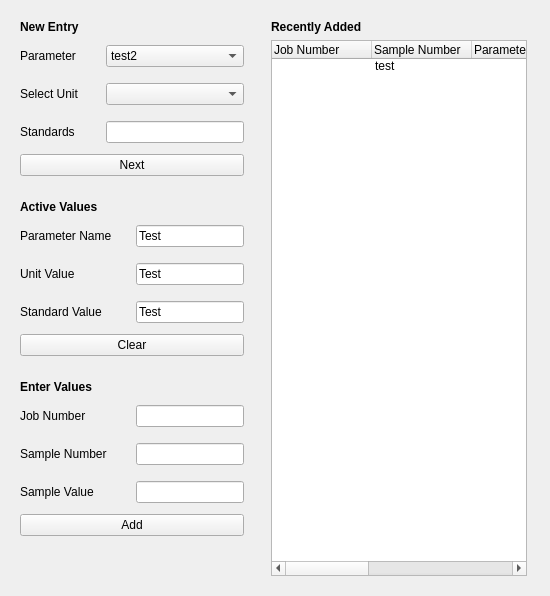
                <widget class="QWidget" name="chmInputTab">
                 <attribute name="title">
                  <string>Input Data</string>
                 </attribute>
                 <layout class="QHBoxLayout" name="horizontalLayout_8">
                  <item>
                   <widget class="QWidget" name="chmInputActionsWidgets" native="true">
                    <property name="maximumSize">
                     <size>
                      <width>350</width>
                      <height>16777215</height>
                     </size>
                    </property>
                    <layout class="QVBoxLayout" name="verticalLayout_27">
                     <property name="leftMargin">
                      <number>0</number>
                     </property>
                     <property name="topMargin">
                      <number>0</number>
                     </property>
                     <property name="rightMargin">
                      <number>0</number>
                     </property>
                     <property name="bottomMargin">
                      <number>0</number>
                     </property>
                     <item>
                      <widget class="QWidget" name="newEntryWidget" native="true">
                       <property name="minimumSize">
                        <size>
                         <width>200</width>
                         <height>0</height>
                        </size>
                       </property>
                       <property name="maximumSize">
                        <size>
                         <width>16777215</width>
                         <height>180</height>
                        </size>
                       </property>
                       <layout class="QVBoxLayout" name="verticalLayout_26">
                        <item>
                         <widget class="QLabel" name="label_24">
                          <property name="font">
                           <font>
                            <weight>75</weight>
                            <bold>true</bold>
                           </font>
                          </property>
                          <property name="text">
                           <string>New Entry</string>
                          </property>
                         </widget>
                        </item>
                        <item>
                         <widget class="QWidget" name="widget_21" native="true">
                          <layout class="QHBoxLayout" name="horizontalLayout_21">
                           <property name="leftMargin">
                            <number>0</number>
                           </property>
                           <property name="topMargin">
                            <number>5</number>
                           </property>
                           <property name="rightMargin">
                            <number>0</number>
                           </property>
                           <property name="bottomMargin">
                            <number>5</number>
                           </property>
                           <item>
                            <widget class="QLabel" name="label_73">
                             <property name="minimumSize">
                              <size>
                               <width>80</width>
                               <height>0</height>
                              </size>
                             </property>
                             <property name="maximumSize">
                              <size>
                               <width>80</width>
                               <height>16777215</height>
                              </size>
                             </property>
                             <property name="text">
                              <string>Parameter</string>
                             </property>
                            </widget>
                           </item>
                           <item>
                            <widget class="QComboBox" name="gcmsTests">
                             <item>
                              <property name="text">
                               <string>test2</string>
                              </property>
                             </item>
                             <item>
                              <property name="text">
                               <string>test3</string>
                              </property>
                             </item>
                            </widget>
                           </item>
                          </layout>
                         </widget>
                        </item>
                        <item>
                         <widget class="QWidget" name="widget_23" native="true">
                          <layout class="QHBoxLayout" name="horizontalLayout_23">
                           <property name="leftMargin">
                            <number>0</number>
                           </property>
                           <property name="topMargin">
                            <number>5</number>
                           </property>
                           <property name="rightMargin">
                            <number>0</number>
                           </property>
                           <property name="bottomMargin">
                            <number>5</number>
                           </property>
                           <item>
                            <widget class="QLabel" name="label_74">
                             <property name="minimumSize">
                              <size>
                               <width>80</width>
                               <height>0</height>
                              </size>
                             </property>
                             <property name="maximumSize">
                              <size>
                               <width>80</width>
                               <height>16777215</height>
                              </size>
                             </property>
                             <property name="text">
                              <string>Select Unit</string>
                             </property>
                            </widget>
                           </item>
                           <item>
                            <widget class="QComboBox" name="gcmsUnitVal"/>
                           </item>
                          </layout>
                         </widget>
                        </item>
                        <item>
                         <widget class="QWidget" name="widget_29" native="true">
                          <property name="enabled">
                           <bool>true</bool>
                          </property>
                          <property name="minimumSize">
                           <size>
                            <width>0</width>
                            <height>0</height>
                           </size>
                          </property>
                          <property name="maximumSize">
                           <size>
                            <width>16777215</width>
                            <height>16777215</height>
                           </size>
                          </property>
                          <property name="styleSheet">
                           <string notr="true"/>
                          </property>
                          <layout class="QHBoxLayout" name="horizontalLayout_27">
                           <property name="leftMargin">
                            <number>0</number>
                           </property>
                           <property name="topMargin">
                            <number>5</number>
                           </property>
                           <property name="rightMargin">
                            <number>0</number>
                           </property>
                           <property name="bottomMargin">
                            <number>5</number>
                           </property>
                           <item>
                            <widget class="QLabel" name="label_75">
                             <property name="minimumSize">
                              <size>
                               <width>80</width>
                               <height>0</height>
                              </size>
                             </property>
                             <property name="maximumSize">
                              <size>
                               <width>80</width>
                               <height>16777215</height>
                              </size>
                             </property>
                             <property name="text">
                              <string>Standards</string>
                             </property>
                            </widget>
                           </item>
                           <item>
                            <widget class="QLineEdit" name="gcmsStandardVal"/>
                           </item>
                          </layout>
                         </widget>
                        </item>
                        <item>
                         <widget class="QPushButton" name="chmProceedBtn">
                          <property name="text">
                           <string>Next</string>
                          </property>
                          <property name="checkable">
                           <bool>true</bool>
                          </property>
                         </widget>
                        </item>
                       </layout>
                      </widget>
                     </item>
                     <item>
                      <widget class="QWidget" name="chmActionWidget" native="true">
                       <property name="enabled">
                        <bool>true</bool>
                       </property>
                       <property name="maximumSize">
                        <size>
                         <width>16777215</width>
                         <height>200</height>
                        </size>
                       </property>
                       <layout class="QVBoxLayout" name="verticalLayout_23">
                        <item>
                         <widget class="QLabel" name="label_58">
                          <property name="font">
                           <font>
                            <weight>75</weight>
                            <bold>true</bold>
                           </font>
                          </property>
                          <property name="text">
                           <string>Active Values</string>
                          </property>
                         </widget>
                        </item>
                        <item>
                         <widget class="QWidget" name="widget_26" native="true">
                          <layout class="QHBoxLayout" name="horizontalLayout_28">
                           <property name="leftMargin">
                            <number>0</number>
                           </property>
                           <property name="topMargin">
                            <number>5</number>
                           </property>
                           <property name="rightMargin">
                            <number>0</number>
                           </property>
                           <property name="bottomMargin">
                            <number>5</number>
                           </property>
                           <item>
                            <widget class="QLabel" name="label_62">
                             <property name="enabled">
                              <bool>true</bool>
                             </property>
                             <property name="minimumSize">
                              <size>
                               <width>110</width>
                               <height>0</height>
                              </size>
                             </property>
                             <property name="maximumSize">
                              <size>
                               <width>16777215</width>
                               <height>16777215</height>
                              </size>
                             </property>
                             <property name="text">
                              <string>Parameter Name</string>
                             </property>
                            </widget>
                           </item>
                           <item>
                            <widget class="QLineEdit" name="gcmsTestsShow">
                             <property name="enabled">
                              <bool>true</bool>
                             </property>
                             <property name="text">
                              <string>Test</string>
                             </property>
                             <property name="readOnly">
                              <bool>true</bool>
                             </property>
                            </widget>
                           </item>
                          </layout>
                         </widget>
                        </item>
                        <item>
                         <widget class="QWidget" name="widget_27" native="true">
                          <layout class="QHBoxLayout" name="horizontalLayout_29">
                           <property name="leftMargin">
                            <number>0</number>
                           </property>
                           <property name="topMargin">
                            <number>5</number>
                           </property>
                           <property name="rightMargin">
                            <number>0</number>
                           </property>
                           <property name="bottomMargin">
                            <number>5</number>
                           </property>
                           <item>
                            <widget class="QLabel" name="label_65">
                             <property name="minimumSize">
                              <size>
                               <width>110</width>
                               <height>0</height>
                              </size>
                             </property>
                             <property name="maximumSize">
                              <size>
                               <width>110</width>
                               <height>16777215</height>
                              </size>
                             </property>
                             <property name="layoutDirection">
                              <enum>Qt::RightToLeft</enum>
                             </property>
                             <property name="autoFillBackground">
                              <bool>false</bool>
                             </property>
                             <property name="text">
                              <string>Unit Value</string>
                             </property>
                            </widget>
                           </item>
                           <item>
                            <widget class="QLineEdit" name="gcmsUnitValShow">
                             <property name="enabled">
                              <bool>true</bool>
                             </property>
                             <property name="text">
                              <string>Test</string>
                             </property>
                             <property name="readOnly">
                              <bool>true</bool>
                             </property>
                            </widget>
                           </item>
                          </layout>
                         </widget>
                        </item>
                        <item>
                         <widget class="QWidget" name="widget_28" native="true">
                          <layout class="QHBoxLayout" name="horizontalLayout_30">
                           <property name="leftMargin">
                            <number>0</number>
                           </property>
                           <property name="topMargin">
                            <number>5</number>
                           </property>
                           <property name="rightMargin">
                            <number>0</number>
                           </property>
                           <property name="bottomMargin">
                            <number>5</number>
                           </property>
                           <item>
                            <widget class="QLabel" name="label_66">
                             <property name="minimumSize">
                              <size>
                               <width>110</width>
                               <height>0</height>
                              </size>
                             </property>
                             <property name="maximumSize">
                              <size>
                               <width>110</width>
                               <height>16777215</height>
                              </size>
                             </property>
                             <property name="text">
                              <string>Standard Value</string>
                             </property>
                            </widget>
                           </item>
                           <item>
                            <widget class="QLineEdit" name="gcmsStandardValShow">
                             <property name="enabled">
                              <bool>true</bool>
                             </property>
                             <property name="text">
                              <string>Test</string>
                             </property>
                             <property name="readOnly">
                              <bool>true</bool>
                             </property>
                            </widget>
                           </item>
                          </layout>
                         </widget>
                        </item>
                        <item>
                         <widget class="QPushButton" name="chmInputClearBtn">
                          <property name="text">
                           <string>Clear</string>
                          </property>
                         </widget>
                        </item>
                       </layout>
                      </widget>
                     </item>
                     <item>
                      <widget class="QWidget" name="chmTestsValueWidget" native="true">
                       <property name="enabled">
                        <bool>true</bool>
                       </property>
                       <property name="minimumSize">
                        <size>
                         <width>100</width>
                         <height>0</height>
                        </size>
                       </property>
                       <property name="maximumSize">
                        <size>
                         <width>16777215</width>
                         <height>200</height>
                        </size>
                       </property>
                       <property name="styleSheet">
                        <string notr="true"/>
                       </property>
                       <layout class="QVBoxLayout" name="verticalLayout_30">
                        <item>
                         <widget class="QLabel" name="label_67">
                          <property name="font">
                           <font>
                            <weight>75</weight>
                            <bold>true</bold>
                           </font>
                          </property>
                          <property name="text">
                           <string>Enter Values</string>
                          </property>
                         </widget>
                        </item>
                        <item>
                         <widget class="QWidget" name="widget_30" native="true">
                          <layout class="QHBoxLayout" name="horizontalLayout_31">
                           <property name="leftMargin">
                            <number>0</number>
                           </property>
                           <property name="topMargin">
                            <number>5</number>
                           </property>
                           <property name="rightMargin">
                            <number>0</number>
                           </property>
                           <property name="bottomMargin">
                            <number>5</number>
                           </property>
                           <item>
                            <widget class="QLabel" name="label_68">
                             <property name="minimumSize">
                              <size>
                               <width>110</width>
                               <height>0</height>
                              </size>
                             </property>
                             <property name="maximumSize">
                              <size>
                               <width>110</width>
                               <height>16777215</height>
                              </size>
                             </property>
                             <property name="text">
                              <string>Job Number</string>
                             </property>
                            </widget>
                           </item>
                           <item>
                            <widget class="QLineEdit" name="gcmsTestsJobNum">
                             <property name="text">
                              <string/>
                             </property>
                             <property name="maxLength">
                              <number>10</number>
                             </property>
                            </widget>
                           </item>
                          </layout>
                         </widget>
                        </item>
                        <item>
                         <widget class="QWidget" name="widget_33" native="true">
                          <layout class="QHBoxLayout" name="horizontalLayout_34">
                           <property name="leftMargin">
                            <number>0</number>
                           </property>
                           <property name="topMargin">
                            <number>5</number>
                           </property>
                           <property name="rightMargin">
                            <number>0</number>
                           </property>
                           <property name="bottomMargin">
                            <number>5</number>
                           </property>
                           <item>
                            <widget class="QLabel" name="label_69">
                             <property name="minimumSize">
                              <size>
                               <width>110</width>
                               <height>0</height>
                              </size>
                             </property>
                             <property name="maximumSize">
                              <size>
                               <width>110</width>
                               <height>16777215</height>
                              </size>
                             </property>
                             <property name="text">
                              <string>Sample Number</string>
                             </property>
                            </widget>
                           </item>
                           <item>
                            <widget class="QLineEdit" name="gcmsTestsSample"/>
                           </item>
                          </layout>
                         </widget>
                        </item>
                        <item>
                         <widget class="QWidget" name="widget_35" native="true">
                          <layout class="QHBoxLayout" name="horizontalLayout_45">
                           <property name="leftMargin">
                            <number>0</number>
                           </property>
                           <property name="topMargin">
                            <number>5</number>
                           </property>
                           <property name="rightMargin">
                            <number>0</number>
                           </property>
                           <property name="bottomMargin">
                            <number>5</number>
                           </property>
                           <item>
                            <widget class="QLabel" name="label_70">
                             <property name="minimumSize">
                              <size>
                               <width>110</width>
                               <height>0</height>
                              </size>
                             </property>
                             <property name="maximumSize">
                              <size>
                               <width>110</width>
                               <height>16777215</height>
                              </size>
                             </property>
                             <property name="text">
                              <string>Sample Value</string>
                             </property>
                            </widget>
                           </item>
                           <item>
                            <widget class="QLineEdit" name="gcmsTestsVal">
                             <property name="text">
                              <string/>
                             </property>
                            </widget>
                           </item>
                          </layout>
                         </widget>
                        </item>
                        <item>
                         <widget class="QPushButton" name="chmAddTestsBtn">
                          <property name="text">
                           <string>Add</string>
                          </property>
                          <property name="checkable">
                           <bool>true</bool>
                          </property>
                         </widget>
                        </item>
                       </layout>
                      </widget>
                     </item>
                     <item>
                      <spacer name="verticalSpacer_11">
                       <property name="orientation">
                        <enum>Qt::Vertical</enum>
                       </property>
                       <property name="sizeHint" stdset="0">
                        <size>
                         <width>20</width>
                         <height>40</height>
                        </size>
                       </property>
                      </spacer>
                     </item>
                    </layout>
                   </widget>
                  </item>
                  <item>
                   <widget class="QWidget" name="chmRecentlyAdd" native="true">
                    <property name="enabled">
                     <bool>true</bool>
                    </property>
                    <property name="minimumSize">
                     <size>
                      <width>0</width>
                      <height>100</height>
                     </size>
                    </property>
                    <property name="styleSheet">
                     <string notr="true"/>
                    </property>
                    <layout class="QVBoxLayout" name="verticalLayout_32">
                     <property name="leftMargin">
                      <number>12</number>
                     </property>
                     <property name="rightMargin">
                      <number>12</number>
                     </property>
                     <item>
                      <widget class="QLabel" name="label_76">
                       <property name="font">
                        <font>
                         <weight>75</weight>
                         <bold>true</bold>
                        </font>
                       </property>
                       <property name="text">
                        <string>Recently Added </string>
                       </property>
                      </widget>
                     </item>
                     <item>
                      <widget class="QTreeWidget" name="inputDataTree">
                       <property name="enabled">
                        <bool>true</bool>
                       </property>
                       <column>
                        <property name="text">
                         <string>Job Number</string>
                        </property>
                       </column>
                       <column>
                        <property name="text">
                         <string>Sample Number</string>
                        </property>
                       </column>
                       <column>
                        <property name="text">
                         <string>Parameter Name</string>
                        </property>
                       </column>
                       <column>
                        <property name="text">
                         <string>Sample Value</string>
                        </property>
                       </column>
                       <column>
                        <property name="text">
                         <string>Unit Value</string>
                        </property>
                       </column>
                       <column>
                        <property name="text">
                         <string>Standard Value</string>
                        </property>
                       </column>
                       <column>
                        <property name="text">
                         <string>Action</string>
                        </property>
                       </column>
                       <item>
                        <property name="text">
                         <string/>
                        </property>
                        <property name="text">
                         <string>test</string>
                        </property>
                        <property name="text">
                         <string/>
                        </property>
                        <property name="text">
                         <string/>
                        </property>
                        <property name="text">
                         <string/>
                        </property>
                        <property name="text">
                         <string/>
                        </property>
                        <property name="text">
                         <string/>
                        </property>
                       </item>
                      </widget>
                     </item>
                    </layout>
                   </widget>
                  </item>
                 </layout>
                </widget>
